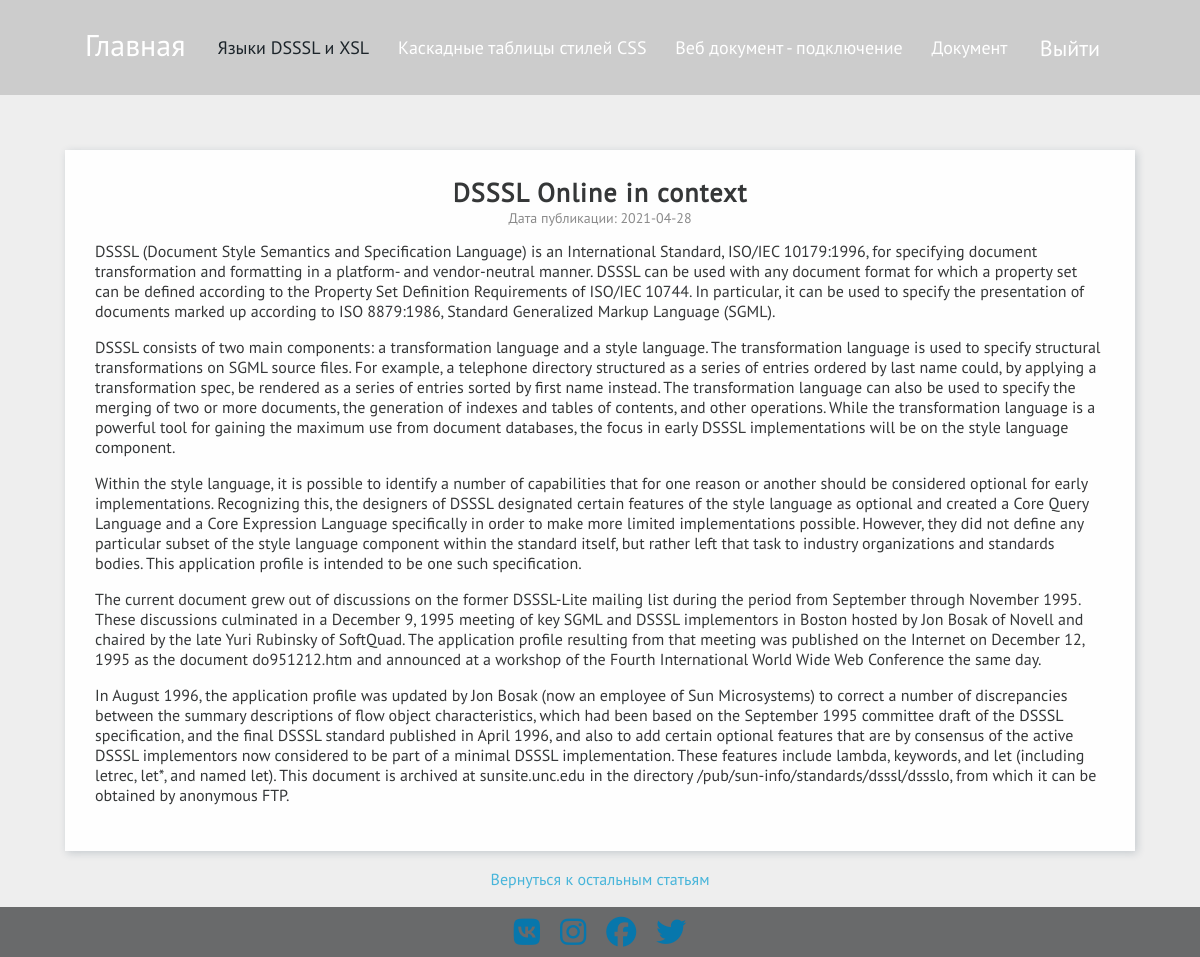
Screenshot of /article.php?tab=1&id=7 (signed in) with the database file from the repository.
### tables this page shows
CREATE TABLE `dsssl_xsl` (
  `id` int(11) NOT NULL,
  `ar_name` varchar(200) DEFAULT NULL,
  `article` text,
  `description` text,
  `date` date DEFAULT NULL
);

### functions.php (called while the page is built, shortened)
<?php
require_once 'config.php';
function select_current($table, $id)
{
	global $link;
	$query = "SELECT id, ar_name, article, date, description FROM {$table} where id = $id;";
	$result = mysqli_query($link, $query);
	if ($result) {
		mysqli_data_seek($result, 0);
		$article = mysqli_fetch_assoc($result);
		return $article;
	} else return false;
}

### article.php (the view, shortened to what this page needs)
<?php
require_once 'functions.php';
$tab = 0;
$t1 = "dsssl_xsl";
if (isset($_GET['id'])) {
	$id = $_GET['id'];
	$tab = $_GET['tab'];
	switch ($tab) {
		case 1:
			$current_article = select_current($t1, $id);
			break;
	}
	if (isset($current_article) && $current_article) {
		$date = substr($current_article["date"], 0, 10);
		$article = $current_article["article"];
		$ar_name = $current_article["ar_name"];
	}
}
?>
<!DOCTYPE html>
<html lang="ru">
<head>
	<link rel="stylesheet" href="css/style.css">
	<link rel="stylesheet" href="//cdnjs.cloudflare.com/ajax/libs/highlight.js/10.7.2/styles/default.min.css">
</head>
<body>
	<div class="wrapper">
		<header class="header header__gray">
			<div class="header__content _container">
				<a href="index.php" class="header__logo">Главная</a>
				<nav class="header__menu menu__body">
					<ul class="menu__list">
						<li class="menu__item"><a href="content.php?tab=1" class="menu__link <?php if (isset($_GET['tab']) && ($_GET['tab'] == 1)) echo "menu__link_active" ?>">Языки DSSSL и XSL</a></li>
						<li class="menu__item"><a href="content.php?tab=2" class="menu__link <?php if (isset($_GET['tab']) && ($_GET['tab'] == 2)) echo "menu__link_active" ?>">Каскадные таблицы стилей CSS</a></li>
						<li class="menu__item"><a href="content.php?tab=3" class="menu__link <?php if (isset($_GET['tab']) && ($_GET['tab'] == 3)) echo "menu__link_active" ?>">Веб документ - подключение</a></li>
						<li class="menu__item"><a href="content.php?tab=4" class="menu__link <?php if (isset($_GET['tab']) && ($_GET['tab'] == 4)) echo "menu__link_active" ?>">Документ</a></li>
					</ul>
				</nav>
				<?php
				if (!empty($_SESSION["auth"]) and $_SESSION['auth'])
					echo "<a href='logout.php' class='header__in'>Выйти</a>";
				else echo "<a href='login.php' class='header__in'>Войти</a>";
				?>
			</div>
		</header>
		<main class="page page__info">
			<section class="article">
				<?php
				if (isset($article))
					echo <<<HTML
				<div class="article__content _container">
					<div class="article__title">$ar_name
					</div>
					<div class="article__date">Дата публикации: $date</div>
					<div class="article__text">
					$article
					</div>
				</div>
				<a class="article__back" href='content.php?tab=$tab' >
					Вернуться к остальным статьям
				</a>
				HTML;
				?>
			</section>
		</main>
		<footer class="footer">
			<div class="footer__content _container">
				<div class="footer__socials socials-footer">
					<a href="https://vk.com/" class="socials-footer__link"><i class="fab fa-vk"></i></a>
					<a href="https://www.instagram.com/" class="socials-footer__link"><i class="fab fa-instagram"></i></a>
					<a href="https://www.facebook.com/" class="socials-footer__link"><i class="fab fa-facebook"></i></a>
					<a href="https://twitter.com/?lang=ru" class="socials-footer__link"><i class="fab fa-twitter"></i></a>
				</div>
			</div>
		</footer>
	</div>
</body>
</html>

### css/style.css (style rules this page uses)
*:not(p, ol, h1, h2, h3, h4, h5, h6) { padding: 0px; margin: 0px; border: 0px; }
*, *:before, *:after { -webkit-box-sizing: border-box; box-sizing: border-box; }
aside, nav, footer, header, section { display: block; }
html, body { height: 100%; min-width: 320px; }
body { line-height: 1; font-family: "PTSans"; -ms-text-size-adjust: 100%; -moz-text-size-adjust: 100%; -webkit-text-size-adjust: 100%; }
a, a:visited { text-decoration: none; }
li:not(.ck-editor li, .card-news__description li, .article__text li) { list-style: none; }
body { color: #353738; font-size: 14px; min-width: 320px; }
.wrapper { width: 100%; min-height: 100vh; overflow: hidden; display: -webkit-box; display: -ms-flexbox; display: flex; -webkit-box-orient: vertical; -webkit-box-direction: normal; -ms-flex-direction: column; flex-direction: column; }
._container { max-width: 1070px; margin: 0 auto; padding: 0 20px; }
.header { min-width: 320px; position: absolute; width: 100%; z-index: 50; left: 0; top: 0px; height: 95px; }
.header__content { height: 100%; display: -webkit-box; display: -ms-flexbox; display: flex; -webkit-box-align: center; -ms-flex-align: center; align-items: center; }
.header__gray { background: #ccc; z-index: 15 !important; }
.header__logo { margin: -5px 0px 0px 0px; width: 100px; color: #fff; font-size: 30px; line-height: 40px; }
.header__in { display: block; color: #fff; font-size: 22px; margin: 0px 15px 0px 0px; }
.menu__body { padding: 0px 3.15%; -webkit-box-flex: 1; -ms-flex: 1 1 auto; flex: 1 1 auto; }
.menu__list { display: -webkit-box; display: -ms-flexbox; display: flex; -webkit-box-pack: justify; -ms-flex-pack: justify; justify-content: space-between; }
.menu__item { display: block; }
.menu__link { color: #fff; font-size: 18px; }
.menu__link_active { color:rgba(28, 36, 42); }
.footer { z-index: 10; background: #353738bd; height: 50px; padding: 10px 0px; }
.footer__socials { display: -webkit-box; display: -ms-flexbox; display: flex; -webkit-box-pack: center; -ms-flex-pack: center; justify-content: center; }
.socials-footer { font-size: 30px; }
.socials-footer__link { margin: 0px 10px; color: #0777ac; -webkit-transition: color 0.2s ease 0s; -o-transition: color 0.2s ease 0s; transition: color 0.2s ease 0s; }
.page { -webkit-box-flex: 1; -ms-flex: 1 1 auto; flex: 1 1 auto; position: relative; }
.page__info { background: #eee; }
.article { padding: 150px 0px 0px 0px; display: -webkit-box; display: -ms-flexbox; display: flex; -webkit-box-orient: vertical; -webkit-box-direction: normal; -ms-flex-direction: column; flex-direction: column; -webkit-box-pack: center; -ms-flex-pack: center; justify-content: center; }
.article__content { padding: 30px 30px; -webkit-box-shadow: 2px 2px 8px 0px rgba(34, 60, 80, 0.2); box-shadow: 2px 2px 8px 0px rgba(34, 60, 80, 0.2); background: #fefefe; }
.article__title { text-align: center; font-size: 26px; letter-spacing: 1.1px; font-weight: 700; margin: 0 0 5px 0; }
.article__date { text-align: center; font-size: 14px; color: #8b8b8b; margin: 0 0 10px 0; }
.article__text { font-size: 16px; line-height: 20px; }
.article__back { margin: 20px 0px 20px 0px; font-size: 16px; text-align: center; color: #48b5da; }

### rows the page displays
dsssl_xsl: ar_name "DSSSL Online in context", date "2021-04-28", article "DSSSL (Document Style Semantics and Specification Language) is an International Standard, ISO/IEC 10179:1996, for specifying document transformation and formatting in a platform- and vendor-neutral manner. DSSSL can be used with any document format for which a property set can be defined according to the Property Set Definition Requirements of ISO/IEC 10744. In particular, it can be used to specify the presentation of documents marked up according to ISO 8879:1986, Standard Generalized Markup Language (SGML). DSSSL consists of two main components: a transformation language and a style language. The transformation language is used to specify structural transformations on SGML source files.…"
